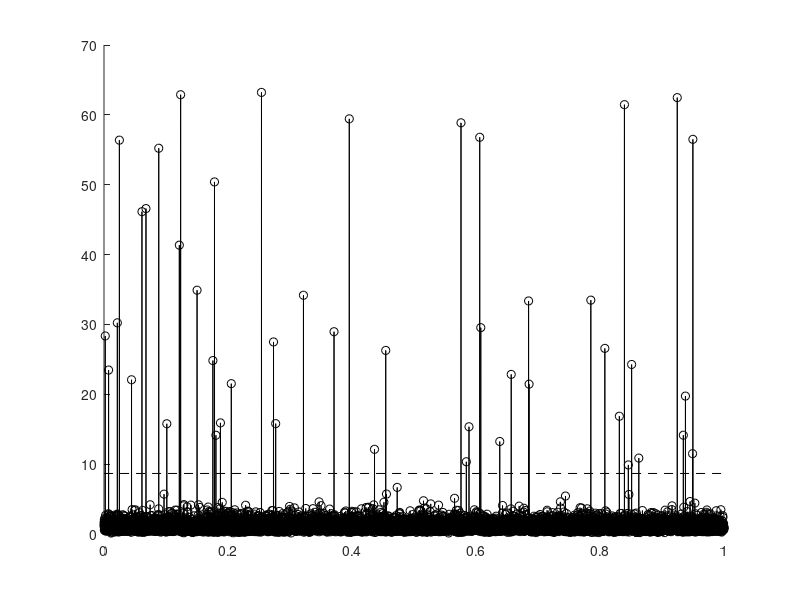

Here is the MATLAB script that generated this plot: (Note: this script raises an error after producing the figure.)
clear,clf
%% data with outlier
N = 10000;
time = (1:N)/N;
signal = exp(.5*randn(N,1));

%add some random outliers
nOutliers = 50;
randpnts = randi(N, [nOutliers,1]);
signal(randpnts) = rand(nOutliers,1) * range(signal) * 10;

%plot
figure(1),clf,hold on
plot(time,signal,'ko-')

%% auto threshold based  on mean and std
threshold = mean(signal) + 3*std(signal);
plot(time([1 end]), [1 1]*threshold,'k--')


%% interpolate outlier points

%remove supra- threshold points
outliers = signal > threshold;

%interpolate missing points
F = griddedInterpolant(time(~outliers),signal(~outliers));
signal(outliers) = F(time(outliers));

plot(time,signal,'ro-')
